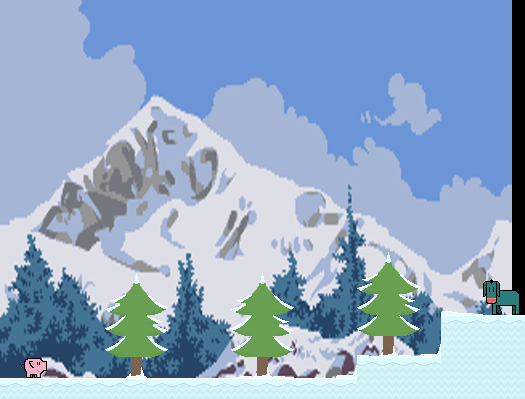

Below is a game level as drawn by its tile map, then a one-line description and the .tmx file that defines it, in full:
An orthogonal 25x19 tile map with 21x21 px tiles, 6 tile layers (platforms, collectables, objects, mobs, ...), 2 tilesets, 1 image layer.

<map version="1.0" tiledversion="1.0.2" orientation="orthogonal" renderorder="left-down" width="25" height="19" tilewidth="21" tileheight="21" infinite="0" nextobjectid="1">
 <tileset firstgid="1" source="sprites.tsx" />
 <tileset firstgid="901" source="characters.tsx" />
 <imagelayer name="bg">
  <image source="bg_512x384.png" width="512" height="384" />
 </imagelayer>
 <layer name="platforms" width="25" height="19">
  <data encoding="csv">
0,0,0,0,0,0,0,0,0,0,0,0,0,0,0,0,0,0,0,0,0,0,0,0,0,
0,0,0,0,0,0,0,0,0,0,0,0,0,0,0,0,0,0,0,0,0,0,0,0,0,
0,0,0,0,0,0,0,0,0,0,0,0,0,0,0,0,0,0,0,0,0,0,0,0,0,
0,0,0,0,0,0,0,0,0,0,0,0,0,0,0,0,0,0,0,0,0,0,0,0,0,
0,0,0,0,0,0,0,0,0,0,0,0,0,0,0,0,0,0,0,0,0,0,0,0,0,
0,0,0,0,0,0,0,0,0,0,0,0,0,0,0,0,0,0,0,0,0,0,0,0,0,
0,0,0,0,0,0,0,0,0,0,0,0,0,0,0,0,0,0,0,0,0,0,0,0,0,
0,0,0,0,0,0,0,0,0,0,0,0,0,0,0,0,0,0,0,0,0,0,0,0,0,
0,0,0,0,0,0,0,0,0,0,0,0,0,0,0,0,0,0,0,0,0,0,0,0,0,
0,0,0,0,0,0,0,0,0,0,0,0,0,0,0,0,0,0,0,0,0,0,0,0,0,
0,0,0,0,0,0,0,0,0,0,0,0,0,0,0,0,0,0,0,0,0,0,0,0,0,
0,0,0,0,0,0,0,0,0,0,0,0,0,0,0,0,0,0,0,0,0,0,0,0,0,
0,0,0,0,0,0,0,0,0,0,0,0,0,0,0,0,0,0,0,0,0,0,0,0,0,
0,0,0,0,0,0,0,0,0,0,0,0,0,0,0,0,0,0,0,0,0,0,0,0,0,
0,0,0,0,0,0,0,0,0,0,0,0,0,0,0,0,0,0,0,0,0,0,0,0,0,
0,0,0,0,0,0,0,0,0,0,0,0,0,0,0,0,0,0,0,0,0,484,484,484,484,
0,0,0,0,0,0,0,0,0,0,0,0,0,0,0,0,0,0,0,0,0,513,513,513,513,
0,0,0,0,0,0,0,0,0,0,0,0,0,0,0,0,0,484,484,484,484,513,513,513,513,
484,484,484,484,484,484,484,484,484,484,484,484,484,484,484,484,484,513,513,513,513,513,513,513,513
</data>
 </layer>
 <layer name="collectables" width="25" height="19">
  <data encoding="csv">
0,0,0,0,0,0,0,0,0,0,0,0,0,0,0,0,0,0,0,0,0,0,0,0,0,
0,0,0,0,0,0,0,0,0,0,0,0,0,0,0,0,0,0,0,0,0,0,0,0,0,
0,0,0,0,0,0,0,0,0,0,0,0,0,0,0,0,0,0,0,0,0,0,0,0,0,
0,0,0,0,0,0,0,0,0,0,0,0,0,0,0,0,0,0,0,0,0,0,0,0,0,
0,0,0,0,0,0,0,0,0,0,0,0,0,0,0,0,0,0,0,0,0,0,0,0,0,
0,0,0,0,0,0,0,0,0,0,0,0,0,0,0,0,0,0,0,0,0,0,0,0,0,
0,0,0,0,0,0,0,0,0,0,0,0,0,0,0,0,0,0,0,0,0,0,0,0,0,
0,0,0,0,0,0,0,0,0,0,0,0,0,0,0,0,0,0,0,0,0,0,0,0,0,
0,0,0,0,0,0,0,0,0,0,0,0,0,0,0,0,0,0,0,0,0,0,0,0,0,
0,0,0,0,0,0,0,0,0,0,0,0,0,0,0,0,0,0,0,0,0,0,0,0,0,
0,0,0,0,0,0,0,0,0,0,0,0,0,0,0,0,0,0,0,0,0,0,0,0,0,
0,0,0,0,0,0,0,0,0,0,0,0,0,0,0,0,0,0,0,0,0,0,0,0,0,
0,0,0,0,0,0,0,0,0,0,0,0,0,0,0,0,0,0,0,0,0,0,0,0,0,
0,0,0,0,0,0,0,0,0,0,0,0,0,0,0,0,0,0,0,0,0,0,0,0,0,
0,0,0,0,0,0,0,0,0,0,0,0,0,0,0,0,0,0,0,0,0,0,0,0,0,
0,0,0,0,0,0,0,0,0,0,0,0,0,0,0,0,0,0,0,0,0,0,0,0,0,
0,0,0,0,0,0,0,0,0,0,0,0,0,0,0,0,0,0,0,0,0,0,0,0,0,
0,0,0,0,0,0,0,0,0,0,0,0,0,0,0,0,0,0,0,0,0,0,0,0,0,
0,0,0,0,0,0,0,0,0,0,0,0,0,0,0,0,0,0,0,0,0,0,0,0,0
</data>
 </layer>
 <layer name="objects" width="25" height="19">
  <data encoding="csv">
0,0,0,0,0,0,0,0,0,0,0,0,0,0,0,0,0,0,0,0,0,0,0,0,0,
0,0,0,0,0,0,0,0,0,0,0,0,0,0,0,0,0,0,0,0,0,0,0,0,0,
0,0,0,0,0,0,0,0,0,0,0,0,0,0,0,0,0,0,0,0,0,0,0,0,0,
0,0,0,0,0,0,0,0,0,0,0,0,0,0,0,0,0,0,0,0,0,0,0,0,0,
0,0,0,0,0,0,0,0,0,0,0,0,0,0,0,0,0,0,0,0,0,0,0,0,0,
0,0,0,0,0,0,0,0,0,0,0,0,0,0,0,0,0,0,0,0,0,0,0,0,0,
0,0,0,0,0,0,0,0,0,0,0,0,0,0,0,0,0,0,0,0,0,0,0,0,0,
0,0,0,0,0,0,0,0,0,0,0,0,0,0,0,0,0,0,0,0,0,0,0,0,0,
0,0,0,0,0,0,0,0,0,0,0,0,0,0,0,0,0,0,0,0,0,0,0,0,0,
0,0,0,0,0,0,0,0,0,0,0,0,0,0,0,0,0,0,0,0,0,0,0,0,0,
0,0,0,0,0,0,0,0,0,0,0,0,0,0,0,0,0,0,0,0,0,0,0,0,0,
0,0,0,0,0,0,0,0,0,0,0,0,0,0,0,0,0,0,0,0,0,0,0,0,0,
0,0,0,0,0,0,0,0,0,0,0,0,0,0,0,0,0,0,661,0,0,0,0,0,0,
0,0,0,0,0,0,661,0,0,0,0,0,661,0,0,0,0,672,640,643,0,0,0,0,0,
0,0,0,0,0,672,640,643,0,0,0,672,640,643,0,0,0,642,670,673,0,545,544,0,0,
0,0,0,0,0,642,670,673,0,0,0,642,670,673,0,0,0,642,670,643,0,0,0,0,0,
0,0,0,0,0,642,670,643,0,0,0,642,670,643,0,0,0,544,663,544,547,0,0,0,0,
0,0,0,0,0,0,663,0,0,0,0,542,663,544,0,0,547,0,0,0,0,0,0,0,0,
0,0,0,0,0,0,0,0,0,0,0,0,0,0,0,0,0,0,0,0,0,0,0,0,0
</data>
 </layer>
 <layer name="mobs" width="25" height="19">
  <data encoding="csv">
0,0,0,0,0,0,0,0,0,0,0,0,0,0,0,0,0,0,0,0,0,0,0,0,0,
0,0,0,0,0,0,0,0,0,0,0,0,0,0,0,0,0,0,0,0,0,0,0,0,0,
0,0,0,0,0,0,0,0,0,0,0,0,0,0,0,0,0,0,0,0,0,0,0,0,0,
0,0,0,0,0,0,0,0,0,0,0,0,0,0,0,0,0,0,0,0,0,0,0,0,0,
0,0,0,0,0,0,0,0,0,0,0,0,0,0,0,0,0,0,0,0,0,0,0,0,0,
0,0,0,0,0,0,0,0,0,0,0,0,0,0,0,0,0,0,0,0,0,0,0,0,0,
0,0,0,0,0,0,0,0,0,0,0,0,0,0,0,0,0,0,0,0,0,0,0,0,0,
0,0,0,0,0,0,0,0,0,0,0,0,0,0,0,0,0,0,0,0,0,0,0,0,0,
0,0,0,0,0,0,0,0,0,0,0,0,0,0,0,0,0,0,0,0,0,0,0,0,0,
0,0,0,0,0,0,0,0,0,0,0,0,0,0,0,0,0,0,0,0,0,0,0,0,0,
0,0,0,0,0,0,0,0,0,0,0,0,0,0,0,0,0,0,0,0,0,0,0,0,0,
0,0,0,0,0,0,0,0,0,0,0,0,0,0,0,0,0,0,0,0,0,0,0,0,0,
0,0,0,0,0,0,0,0,0,0,0,0,0,0,0,0,0,0,0,0,0,0,0,0,0,
0,0,0,0,0,0,0,0,0,0,0,0,0,0,0,0,0,0,0,0,0,0,0,0,0,
0,0,0,0,0,0,0,0,0,0,0,0,0,0,0,0,0,0,0,0,0,0,0,0,0,
0,0,0,0,0,0,0,0,0,0,0,0,0,0,0,0,0,0,0,0,0,0,0,0,0,
0,0,0,0,0,0,0,0,0,0,0,0,0,0,0,0,0,0,0,0,0,0,0,0,0,
0,0,0,0,0,0,0,0,0,0,0,0,0,0,0,0,0,0,0,0,0,0,0,0,0,
0,0,0,0,0,0,0,0,0,0,0,0,0,0,0,0,0,0,0,0,0,0,0,0,0
</data>
 </layer>
 <layer name="pig" width="25" height="19">
  <data encoding="csv">
0,0,0,0,0,0,0,0,0,0,0,0,0,0,0,0,0,0,0,0,0,0,0,0,0,
0,0,0,0,0,0,0,0,0,0,0,0,0,0,0,0,0,0,0,0,0,0,0,0,0,
0,0,0,0,0,0,0,0,0,0,0,0,0,0,0,0,0,0,0,0,0,0,0,0,0,
0,0,0,0,0,0,0,0,0,0,0,0,0,0,0,0,0,0,0,0,0,0,0,0,0,
0,0,0,0,0,0,0,0,0,0,0,0,0,0,0,0,0,0,0,0,0,0,0,0,0,
0,0,0,0,0,0,0,0,0,0,0,0,0,0,0,0,0,0,0,0,0,0,0,0,0,
0,0,0,0,0,0,0,0,0,0,0,0,0,0,0,0,0,0,0,0,0,0,0,0,0,
0,0,0,0,0,0,0,0,0,0,0,0,0,0,0,0,0,0,0,0,0,0,0,0,0,
0,0,0,0,0,0,0,0,0,0,0,0,0,0,0,0,0,0,0,0,0,0,0,0,0,
0,0,0,0,0,0,0,0,0,0,0,0,0,0,0,0,0,0,0,0,0,0,0,0,0,
0,0,0,0,0,0,0,0,0,0,0,0,0,0,0,0,0,0,0,0,0,0,0,0,0,
0,0,0,0,0,0,0,0,0,0,0,0,0,0,0,0,0,0,0,0,0,0,0,0,0,
0,0,0,0,0,0,0,0,0,0,0,0,0,0,0,0,0,0,0,0,0,0,0,0,0,
0,0,0,0,0,0,0,0,0,0,0,0,0,0,0,0,0,0,0,0,0,0,0,0,0,
0,0,0,0,0,0,0,0,0,0,0,0,0,0,0,0,0,0,0,0,0,0,0,0,0,
0,0,0,0,0,0,0,0,0,0,0,0,0,0,0,0,0,0,0,0,0,0,0,0,0,
0,0,0,0,0,0,0,0,0,0,0,0,0,0,0,0,0,0,0,0,0,0,0,0,0,
0,906,0,0,0,0,0,0,0,0,0,0,0,0,0,0,0,0,0,0,0,0,0,0,0,
0,0,0,0,0,0,0,0,0,0,0,0,0,0,0,0,0,0,0,0,0,0,0,0,0
</data>
 </layer>
 <layer name="donkey" width="25" height="19">
  <data encoding="csv">
0,0,0,0,0,0,0,0,0,0,0,0,0,0,0,0,0,0,0,0,0,0,0,0,0,
0,0,0,0,0,0,0,0,0,0,0,0,0,0,0,0,0,0,0,0,0,0,0,0,0,
0,0,0,0,0,0,0,0,0,0,0,0,0,0,0,0,0,0,0,0,0,0,0,0,0,
0,0,0,0,0,0,0,0,0,0,0,0,0,0,0,0,0,0,0,0,0,0,0,0,0,
0,0,0,0,0,0,0,0,0,0,0,0,0,0,0,0,0,0,0,0,0,0,0,0,0,
0,0,0,0,0,0,0,0,0,0,0,0,0,0,0,0,0,0,0,0,0,0,0,0,0,
0,0,0,0,0,0,0,0,0,0,0,0,0,0,0,0,0,0,0,0,0,0,0,0,0,
0,0,0,0,0,0,0,0,0,0,0,0,0,0,0,0,0,0,0,0,0,0,0,0,0,
0,0,0,0,0,0,0,0,0,0,0,0,0,0,0,0,0,0,0,0,0,0,0,0,0,
0,0,0,0,0,0,0,0,0,0,0,0,0,0,0,0,0,0,0,0,0,0,0,0,0,
0,0,0,0,0,0,0,0,0,0,0,0,0,0,0,0,0,0,0,0,0,0,0,0,0,
0,0,0,0,0,0,0,0,0,0,0,0,0,0,0,0,0,0,0,0,0,0,0,0,0,
0,0,0,0,0,0,0,0,0,0,0,0,0,0,0,0,0,0,0,0,0,0,0,0,0,
0,0,0,0,0,0,0,0,0,0,0,0,0,0,0,0,0,0,0,0,0,0,0,0,0,
0,0,0,0,0,0,0,0,0,0,0,0,0,0,0,0,0,0,0,0,0,0,0,905,0,
0,0,0,0,0,0,0,0,0,0,0,0,0,0,0,0,0,0,0,0,0,0,0,0,0,
0,0,0,0,0,0,0,0,0,0,0,0,0,0,0,0,0,0,0,0,0,0,0,0,0,
0,0,0,0,0,0,0,0,0,0,0,0,0,0,0,0,0,0,0,0,0,0,0,0,0,
0,0,0,0,0,0,0,0,0,0,0,0,0,0,0,0,0,0,0,0,0,0,0,0,0
</data>
 </layer>
</map>
